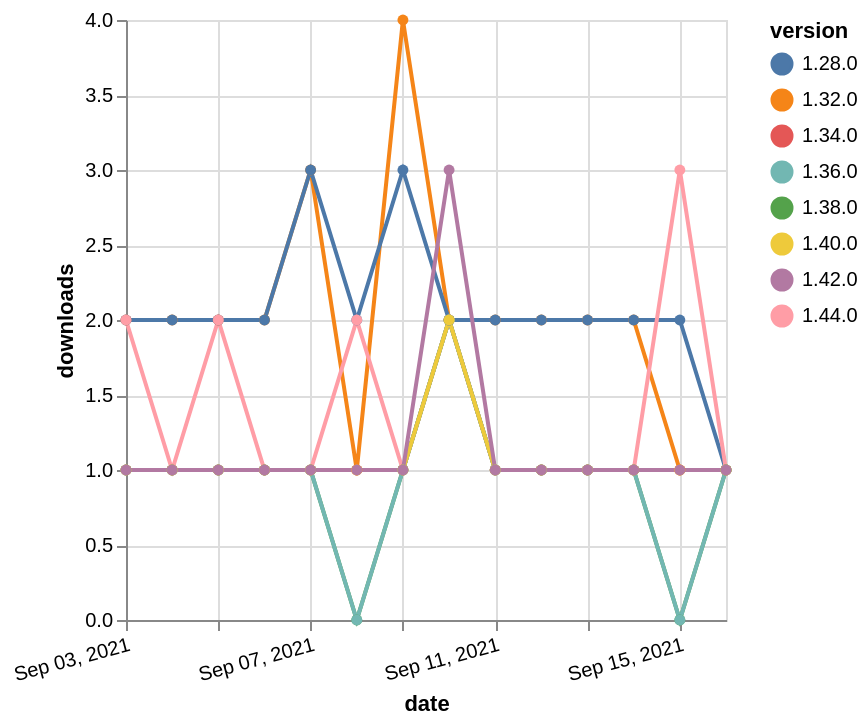

Specify this chart in Vega-Lite:
### Vega-Lite specification from a JSON file in a GitHub repository (floating-point values rounded to 4 significant figures)
{"$schema": "https://vega.github.io/schema/vega-lite/v5.json", "description": "A simple bar chart with embedded data.", "data": {"values": [{"date": "2021-09-03", "total": 237, "delta": 1, "version": "1.34.0"}, {"date": "2021-09-04", "total": 238, "delta": 1, "version": "1.34.0"}, {"date": "2021-09-05", "total": 239, "delta": 1, "version": "1.34.0"}, {"date": "2021-09-06", "total": 240, "delta": 1, "version": "1.34.0"}, {"date": "2021-09-07", "total": 241, "delta": 1, "version": "1.34.0"}, {"date": "2021-09-08", "total": 242, "delta": 1, "version": "1.34.0"}, {"date": "2021-09-09", "total": 243, "delta": 1, "version": "1.34.0"}, {"date": "2021-09-10", "total": 245, "delta": 2, "version": "1.34.0"}, {"date": "2021-09-11", "total": 246, "delta": 1, "version": "1.34.0"}, {"date": "2021-09-12", "total": 247, "delta": 1, "version": "1.34.0"}, {"date": "2021-09-13", "total": 248, "delta": 1, "version": "1.34.0"}, {"date": "2021-09-14", "total": 249, "delta": 1, "version": "1.34.0"}, {"date": "2021-09-15", "total": 250, "delta": 1, "version": "1.34.0"}, {"date": "2021-09-16", "total": 251, "delta": 1, "version": "1.34.0"}, {"date": "2021-09-03", "total": 2241, "delta": 2, "version": "1.32.0"}, {"date": "2021-09-04", "total": 2243, "delta": 2, "version": "1.32.0"}, {"date": "2021-09-05", "total": 2245, "delta": 2, "version": "1.32.0"}, {"date": "2021-09-06", "total": 2247, "delta": 2, "version": "1.32.0"}, {"date": "2021-09-07", "total": 2250, "delta": 3, "version": "1.32.0"}, {"date": "2021-09-08", "total": 2251, "delta": 1, "version": "1.32.0"}, {"date": "2021-09-09", "total": 2255, "delta": 4, "version": "1.32.0"}, {"date": "2021-09-10", "total": 2257, "delta": 2, "version": "1.32.0"}, {"date": "2021-09-11", "total": 2259, "delta": 2, "version": "1.32.0"}, {"date": "2021-09-12", "total": 2261, "delta": 2, "version": "1.32.0"}, {"date": "2021-09-13", "total": 2263, "delta": 2, "version": "1.32.0"}, {"date": "2021-09-14", "total": 2265, "delta": 2, "version": "1.32.0"}, {"date": "2021-09-15", "total": 2266, "delta": 1, "version": "1.32.0"}, {"date": "2021-09-16", "total": 2267, "delta": 1, "version": "1.32.0"}, {"date": "2021-09-03", "total": 2547, "delta": 2, "version": "1.28.0"}, {"date": "2021-09-04", "total": 2549, "delta": 2, "version": "1.28.0"}, {"date": "2021-09-05", "total": 2551, "delta": 2, "version": "1.28.0"}, {"date": "2021-09-06", "total": 2553, "delta": 2, "version": "1.28.0"}, {"date": "2021-09-07", "total": 2556, "delta": 3, "version": "1.28.0"}, {"date": "2021-09-08", "total": 2558, "delta": 2, "version": "1.28.0"}, {"date": "2021-09-09", "total": 2561, "delta": 3, "version": "1.28.0"}, {"date": "2021-09-10", "total": 2563, "delta": 2, "version": "1.28.0"}, {"date": "2021-09-11", "total": 2565, "delta": 2, "version": "1.28.0"}, {"date": "2021-09-12", "total": 2567, "delta": 2, "version": "1.28.0"}, {"date": "2021-09-13", "total": 2569, "delta": 2, "version": "1.28.0"}, {"date": "2021-09-14", "total": 2571, "delta": 2, "version": "1.28.0"}, {"date": "2021-09-15", "total": 2573, "delta": 2, "version": "1.28.0"}, {"date": "2021-09-16", "total": 2574, "delta": 1, "version": "1.28.0"}, {"date": "2021-09-03", "total": 122, "delta": 2, "version": "1.44.0"}, {"date": "2021-09-04", "total": 123, "delta": 1, "version": "1.44.0"}, {"date": "2021-09-05", "total": 125, "delta": 2, "version": "1.44.0"}, {"date": "2021-09-06", "total": 126, "delta": 1, "version": "1.44.0"}, {"date": "2021-09-07", "total": 127, "delta": 1, "version": "1.44.0"}, {"date": "2021-09-08", "total": 129, "delta": 2, "version": "1.44.0"}, {"date": "2021-09-09", "total": 130, "delta": 1, "version": "1.44.0"}, {"date": "2021-09-10", "total": 132, "delta": 2, "version": "1.44.0"}, {"date": "2021-09-11", "total": 133, "delta": 1, "version": "1.44.0"}, {"date": "2021-09-12", "total": 134, "delta": 1, "version": "1.44.0"}, {"date": "2021-09-13", "total": 135, "delta": 1, "version": "1.44.0"}, {"date": "2021-09-14", "total": 136, "delta": 1, "version": "1.44.0"}, {"date": "2021-09-15", "total": 139, "delta": 3, "version": "1.44.0"}, {"date": "2021-09-16", "total": 140, "delta": 1, "version": "1.44.0"}, {"date": "2021-09-03", "total": 182, "delta": 1, "version": "1.38.0"}, {"date": "2021-09-04", "total": 183, "delta": 1, "version": "1.38.0"}, {"date": "2021-09-05", "total": 184, "delta": 1, "version": "1.38.0"}, {"date": "2021-09-06", "total": 185, "delta": 1, "version": "1.38.0"}, {"date": "2021-09-07", "total": 186, "delta": 1, "version": "1.38.0"}, {"date": "2021-09-08", "total": 186, "delta": 0, "version": "1.38.0"}, {"date": "2021-09-09", "total": 187, "delta": 1, "version": "1.38.0"}, {"date": "2021-09-10", "total": 189, "delta": 2, "version": "1.38.0"}, {"date": "2021-09-11", "total": 190, "delta": 1, "version": "1.38.0"}, {"date": "2021-09-12", "total": 191, "delta": 1, "version": "1.38.0"}, {"date": "2021-09-13", "total": 192, "delta": 1, "version": "1.38.0"}, {"date": "2021-09-14", "total": 193, "delta": 1, "version": "1.38.0"}, {"date": "2021-09-15", "total": 193, "delta": 0, "version": "1.38.0"}, {"date": "2021-09-16", "total": 194, "delta": 1, "version": "1.38.0"}, {"date": "2021-09-03", "total": 189, "delta": 1, "version": "1.36.0"}, {"date": "2021-09-04", "total": 190, "delta": 1, "version": "1.36.0"}, {"date": "2021-09-05", "total": 191, "delta": 1, "version": "1.36.0"}, {"date": "2021-09-06", "total": 192, "delta": 1, "version": "1.36.0"}, {"date": "2021-09-07", "total": 193, "delta": 1, "version": "1.36.0"}, {"date": "2021-09-08", "total": 193, "delta": 0, "version": "1.36.0"}, {"date": "2021-09-09", "total": 194, "delta": 1, "version": "1.36.0"}, {"date": "2021-09-10", "total": 196, "delta": 2, "version": "1.36.0"}, {"date": "2021-09-11", "total": 197, "delta": 1, "version": "1.36.0"}, {"date": "2021-09-12", "total": 198, "delta": 1, "version": "1.36.0"}, {"date": "2021-09-13", "total": 199, "delta": 1, "version": "1.36.0"}, {"date": "2021-09-14", "total": 200, "delta": 1, "version": "1.36.0"}, {"date": "2021-09-15", "total": 200, "delta": 0, "version": "1.36.0"}, {"date": "2021-09-16", "total": 201, "delta": 1, "version": "1.36.0"}, {"date": "2021-09-03", "total": 152, "delta": 1, "version": "1.40.0"}, {"date": "2021-09-04", "total": 153, "delta": 1, "version": "1.40.0"}, {"date": "2021-09-05", "total": 154, "delta": 1, "version": "1.40.0"}, {"date": "2021-09-06", "total": 155, "delta": 1, "version": "1.40.0"}, {"date": "2021-09-07", "total": 156, "delta": 1, "version": "1.40.0"}, {"date": "2021-09-08", "total": 157, "delta": 1, "version": "1.40.0"}, {"date": "2021-09-09", "total": 158, "delta": 1, "version": "1.40.0"}, {"date": "2021-09-10", "total": 160, "delta": 2, "version": "1.40.0"}, {"date": "2021-09-11", "total": 161, "delta": 1, "version": "1.40.0"}, {"date": "2021-09-12", "total": 162, "delta": 1, "version": "1.40.0"}, {"date": "2021-09-13", "total": 163, "delta": 1, "version": "1.40.0"}, {"date": "2021-09-14", "total": 164, "delta": 1, "version": "1.40.0"}, {"date": "2021-09-15", "total": 165, "delta": 1, "version": "1.40.0"}, {"date": "2021-09-16", "total": 166, "delta": 1, "version": "1.40.0"}, {"date": "2021-09-03", "total": 176, "delta": 1, "version": "1.42.0"}, {"date": "2021-09-04", "total": 177, "delta": 1, "version": "1.42.0"}, {"date": "2021-09-05", "total": 178, "delta": 1, "version": "1.42.0"}, {"date": "2021-09-06", "total": 179, "delta": 1, "version": "1.42.0"}, {"date": "2021-09-07", "total": 180, "delta": 1, "version": "1.42.0"}, {"date": "2021-09-08", "total": 181, "delta": 1, "version": "1.42.0"}, {"date": "2021-09-09", "total": 182, "delta": 1, "version": "1.42.0"}, {"date": "2021-09-10", "total": 185, "delta": 3, "version": "1.42.0"}, {"date": "2021-09-11", "total": 186, "delta": 1, "version": "1.42.0"}, {"date": "2021-09-12", "total": 187, "delta": 1, "version": "1.42.0"}, {"date": "2021-09-13", "total": 188, "delta": 1, "version": "1.42.0"}, {"date": "2021-09-14", "total": 189, "delta": 1, "version": "1.42.0"}, {"date": "2021-09-15", "total": 190, "delta": 1, "version": "1.42.0"}, {"date": "2021-09-16", "total": 191, "delta": 1, "version": "1.42.0"}]}, "width": "container", "mark": {"type": "line", "point": {"filled": true}}, "encoding": {"x": {"field": "date", "type": "temporal", "timeUnit": "yearmonthdate", "title": "date", "axis": {"labelAngle": -15}}, "y": {"field": "delta", "type": "quantitative", "title": "downloads"}, "color": {"field": "version", "type": "nominal"}, "tooltip": {"field": "delta"}}}
